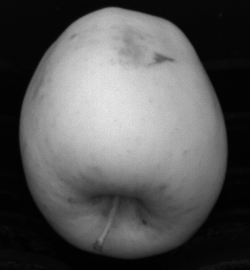
#> input picture asset/second_task/C0_000004.png, 250 x 270 px
$ jupyter execute Second_Task.ipynb
#> lines starting #> are read from the running program, lines starting #| are printed output that depends on the picture; after the words box and inside, x2 and y2 are one past the last pixel; in counts of white or black regions, pixels touching at a corner belong together
<h1>Computer Vision and Image Processing</h1>
<h2>Fruit Inspection - Second Task</h2>
<h4>Gabriele Marconi<br/>Daniele Ceccarelli</h4>

In this document we will develop an <b>Image Processing routine</b> that solves the second task of
<a href="./fruit-inspection.pdf">this project</a> for every image given:
<ul>
    <li><a href="./asset/second_task/C1_000004.png">Image 04</a></li>
    <li><a href="./asset/second_task/C1_000005.png">Image 05</a></li>
</ul>

<b>NIR</b> versions of the same images are also provided:
<ul>
    <li><a href="./asset/second_task/C0_000004.png">NIR Image 04</a></li>
    <li><a href="./asset/second_task/C0_000005.png">NIR Image 05</a></li>
</ul>

The objective is to <b>identify the russet</b> or at least some part of it with no false positive areas (if possible), in order to correctly classify the two fruits.

It is advised to <b><i>Run All</i></b> the scripts before reading the document, for a better understanding of the report.
<br/><br/>
The code begins by importing all of the necessary packages.

[cell 1]
from enum import Enum
import cv2
from cv2 import COVAR_NORMAL
import numpy as np
from matplotlib import pyplot as plt

In this sections we set up the code so that we could quickly switch between the images and different color spaces. <br/>
After testing the whole script with multiple color spaces, <b>RGB</b> gave the best results for most of the operations. For this reason we set RGB as the standard space to use. <br/>
However, some of these operations will require other color spaces (HSV, LAB...).<br/><br/>
For each image we empirically selected a window of pixels delimited by the variables <b>X_MIN</b>, <b>X_MAX</b>, <b>Y_MIN</b>, <b>Y_MAX</b> in order to compute the statistical quantities needed to perform the <b>Mahalanobis distance</b>, which will be defined later in the code.

[cell 2]
class ColorSpace(Enum):
    RGB=0
    LUV=1
    HSL=2

class Image_num(Enum):
    IMG4=0
    IMG5=1

IMAGE=Image_num.IMG4

if(IMAGE==Image_num.IMG4):
    imgpath_ir="./asset/second_task/C0_000004.png"
    imgpath_col="./asset/second_task/C1_000004.png"
    X_MIN = 124
    X_MAX = 135
    Y_MIN = 94
    Y_MAX = 105

elif(IMAGE==Image_num.IMG5):
    imgpath_ir="./asset/second_task/C0_000005.png"
    imgpath_col="./asset/second_task/C1_000005.png"
    X_MIN = 139
    X_MAX = 144
    Y_MIN = 152
    Y_MAX = 157

COLOR_SPACE=ColorSpace.RGB

We also import both the colored image and the NIR image using <b>OpenCV</b>.<br/>
Then, we make a copy of the colored image that will be used to show the position of the selected window.

[cell 3]
image=cv2.imread(imgpath_ir,cv2.IMREAD_GRAYSCALE)
#> image is the input picture: shape (270, 250); min 0, max 231, mean 87.5
img = cv2.imread(imgpath_col)
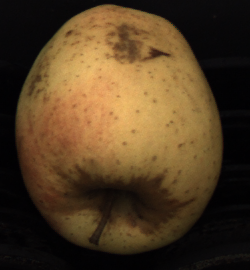
#> input picture asset/second_task/C1_000004.png, 250 x 270 px
#> img is the input picture: shape (270, 250, 3); mean B, G, R 34.7, 60.6, 81.8
show_window_img=img.copy()

<h3>Generating a Binary Mask</h3>

As with the <a href="First_Task.ipynb">First Task</a>, we outline the fruit by generating a binary mask. <br/>
For this part we use the grayscale NIR image. <br/><br/>
In the first place, the image is thresholded by using the adaptive threshold, and then an opening operation is performed. <br/><br/>
<b><i>The function parameters were determined empirically.</i></b>

[cell 4]
t_image=cv2.adaptiveThreshold(image,255,cv2.ADAPTIVE_THRESH_GAUSSIAN_C,cv2.THRESH_BINARY_INV,11,2)
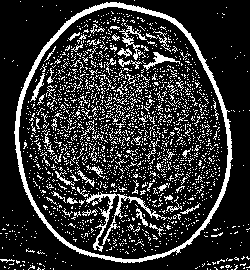
#> t_image: shape (270, 250); 18.8% white in thin lines or dots
kernel_opcl=cv2.getStructuringElement(cv2.MORPH_CROSS,(3,3))
opened=cv2.morphologyEx(t_image,cv2.MORPH_OPEN,kernel_opcl)
#> opened: shape (270, 250); 7.6% white; 140 white regions (113 under 20 px)

f, axarr = plt.subplots(1,2)
axarr[0].imshow(t_image,cmap='gray',vmin=0, vmax=255)
axarr[1].imshow(opened,cmap='gray',vmin=0, vmax=255)
plt.show()

For this particular task we need two masks:
<ul>
    <li>The <b>first mask</b> will be used to outline the fruit</li>
    <li>The <b>second mask</b> will be used and explained later on</li>
</ul>
To obtain the masks we <b>find the contours</b> of the image, we order them by area size (as seen in the first task) and we take the second contour. <br/>
This is done since in these images the biggest curve (the outline of the fruit) creates an external and an internal contour.<br/>
Since the external contour is too close to the edges of the image, we take the internal contour.<br/><br/>
Using this contour we obtain the first mask by filling it and drawing it onto a blank image, while the second mask is obtained by drawing the same contour with a large thickness parameter.

[cell 5]
contours,hier=cv2.findContours(opened,cv2.RETR_TREE,cv2.CHAIN_APPROX_SIMPLE)
#> contours = 148 contours, 134 with area under 20; largest, box (x1, y1, x2, y2) and area: (14, 2, 233, 263) 43856, (18, 6, 229, 260) 41348, (145, 52, 175, 70) 117, (86, 193, 116, 209) 89, (32, 74, 45, 101) 67
contours=list(contours)
contours.sort(key=cv2.contourArea,reverse=True)
blank=np.zeros(image.shape,np.uint8)
blank2=np.zeros(image.shape,np.uint8)
cv2.drawContours(blank,contours,1,(255,255,255),-1)
#> blank: shape (270, 250); 61.7% white; 1 black region, box (x1, y1, x2, y2) and area: (0, 0, 250, 270) 25820
cv2.drawContours(blank2,contours,1,(255,255,255),28)
#> blank2: shape (270, 250); 30.4% white; 1 white region, box (x1, y1, x2, y2) and area: (4, 0, 243, 270) 20494

f, axarr = plt.subplots(1,2)
axarr[0].imshow(blank,cmap='gray',vmin=0, vmax=255)
axarr[1].imshow(blank2,cmap='gray',vmin=0, vmax=255)
plt.show()

We apply now the first mask on the colored image.

[cell 6]
masked=cv2.bitwise_and(img,img,mask=blank)

temp_show=cv2.cvtColor(masked, cv2.COLOR_BGR2RGB)
plt.imshow(temp_show,vmin=0, vmax=255)
plt.show()

<h3>Identification of the russet</h3>

For this part we only use the colored image.<br/>
The identification of the russet will be performed by an <b>image segmentation</b> based on <b>analysis of colors</b> in the image itself.<br/><br/>
Since the russet is similar to the rest of the fruit in terms of color and contrast, we applied a contrast enhancing algorithm called <a href="https://docs.opencv.org/4.x/d5/daf/tutorial_py_histogram_equalization.html">histogram equalization</a>. <br/>
More specifically, we used the <a href="https://docs.opencv.org/4.x/d5/daf/tutorial_py_histogram_equalization.html#:~:text=CLAHE%20(Contrast%20Limited%20Adaptive%20Histogram%20Equalization)">Contrast Limited Adaptive Histogram Equalization</a> also called CLAHE. <br/>
The difference between the basic and the adaptive histogram equalization is that AHE considers local changes in contrast, making it more suitable for our images.

[cell 7]
# converting to LAB color space
lab= cv2.cvtColor(masked, cv2.COLOR_BGR2LAB)
#> lab: shape (270, 250, 3); mean of channels 0, 1, 2 65.1, 133.2, 145.4
l_channel, a, b = cv2.split(lab)
# Applying CLAHE to L-channel
clahe = cv2.createCLAHE(clipLimit=5.0, tileGridSize=(9,9))
cl = clahe.apply(l_channel)
# merge the CLAHE enhanced L-channel with the a and b channel
limg = cv2.merge((cl,a,b))
#> limg: shape (270, 250, 3); mean of channels 0, 1, 2 81.1, 133.2, 145.4
# Converting image from LAB Color model to BGR color spcae
enhanced_img = cv2.cvtColor(limg, cv2.COLOR_LAB2BGR)
# Stacking the original image with the enhanced image
result = np.hstack((masked, enhanced_img))
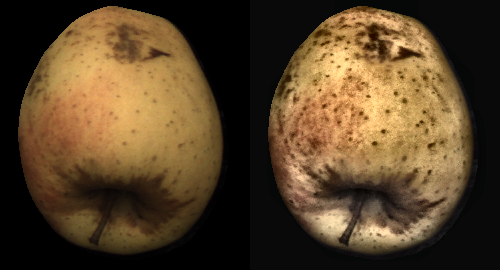
#> result: shape (270, 500, 3); mean B, G, R 39.7, 66, 86.8
masked=enhanced_img.copy()

temp_show=cv2.cvtColor(masked, cv2.COLOR_BGR2RGB)
plt.imshow(temp_show,vmin=0, vmax=255)
plt.show()

<h4>Mahalanobis distance</h4>
To separate the russet from the rest of the fruit we used a <b>color distance operation</b>, which consists in calculating the distance between the colors of two pixels. <br/>
In particular we used the <b>Mahalanobis distance</b> between the selected window and each of the pixels of our image. This kind of operation requires two statistical quantities:
<ul>
    <li>The <b>mean color</b> of the pixels contained in the window</li>
    <li>The <b>inverse covariance matrix</b> of the pixel colors contained in the window</li>
</ul>

For this reason the first thing we do is compute the mean color.

[cell 8]
ch1=0
ch2=0
ch3=0
counter=0
for i in range(Y_MIN, Y_MAX):
    for j in range(X_MIN, X_MAX):
        counter=counter+1
        ch1=ch1+masked[i,j][0]
        ch2=ch2+masked[i,j][1]
        ch3=ch3+masked[i,j][2]
        show_window_img[i,j] = [255,255,255]
#> after the loop, ch1 = 14943; ch2 = 24347; ch3 = 30110; counter = 121
mean_ch1=ch1/counter
#> mean_ch1 = 123.5
mean_ch2=ch2/counter
#> mean_ch2 = 201.2
mean_ch3=ch3/counter
#> mean_ch3 = 248.8
color_pixel = np.zeros((1,1,3), dtype="uint8")
color_pixel[0][0][0] = mean_ch1
color_pixel[0][0][1] = mean_ch2
color_pixel[0][0][2] = mean_ch3

temp_show=cv2.cvtColor(show_window_img, cv2.COLOR_BGR2RGB)
plt.imshow(temp_show,vmin=0, vmax=255)
plt.show()

if (COLOR_SPACE==ColorSpace.RGB):
    mymean=cv2.cvtColor(color_pixel, cv2.COLOR_BGR2RGB)[0][0]
    masked = cv2.cvtColor(masked, cv2.COLOR_BGR2RGB)
elif (COLOR_SPACE==ColorSpace.LUV):
    mymean=cv2.cvtColor(color_pixel, cv2.COLOR_BGR2Luv)[0][0]
    masked = cv2.cvtColor(masked, cv2.COLOR_BGR2Luv)
elif (COLOR_SPACE==ColorSpace.HSL):
    mymean=cv2.cvtColor(color_pixel, cv2.COLOR_BGR2HLS)[0][0]
    masked = cv2.cvtColor(masked, cv2.COLOR_BGR2HLS)

The second parameter needed for the Mahalanobis distance is the <b>inverse covariance matrix</b> of the window's pixels. <br/>
Before computing the matrix we <b>blurred the window</b> to diminish the impact of any noise inside it. <br/><br/>
Then, we compute the covariance matrix by using OpenCV's <i>calcCovarMatrix</i> and invert it using the <b>SVD Decomposition</b> method in order to obtain consistent computations even in case of a singular covariance matrix.

[cell 9]
# CREATE COVAR MATRIX
cropped_selection = masked[Y_MIN:Y_MAX,X_MIN:X_MAX]

cropped_selection=cv2.medianBlur(cropped_selection, 9)


fc,sc,tc=cv2.split(cropped_selection)
fc_flat=fc.flatten()
#> fc_flat = 121 values, max 255 at index 0, min 230 at index 8, mean 250.8
sc_flat=sc.flatten()
#> sc_flat = 121 values, max 222 at index 99, min 177 at index 9, mean 200.9
tc_flat=tc.flatten()
#> tc_flat = 121 values, max 140 at index 99, min 103 at index 8, mean 123.2

flattened=np.array([fc_flat,sc_flat,tc_flat])
covar,mean_out=cv2.calcCovarMatrix(flattened, mean=mymean, flags=cv2.COVAR_ROWS)
#> covar = [[424852.3, 65312, -490164.3], [65312, 10955.7, -76267.7], [-490164.3, -76267.7, 566432]]

# INVERT COVAR MATRIX
u,s,v=np.linalg.svd(covar, full_matrices=True)
#> u = [[-0.651, 0.492, 0.577], [-0.101, -0.81, 0.577], [0.752, 0.318, 0.577]]; s = [1001074.6, 1165.4, 3.86e-11]; v = [[-0.651, -0.101, 0.752], [0.492, -0.81, 0.318], [0.577, 0.577, 0.577]]
inv_cov=np.dot(v.transpose(),np.dot(np.diag(s**-1),u.transpose()))
#> inv_cov = [[8.63e+09, 8.63e+09, 8.63e+09], [8.63e+09, 8.63e+09, 8.63e+09], [8.63e+09, 8.63e+09, 8.63e+09]]

The next step is to use the <a href="https://docs.opencv.org/3.4/d2/de8/group__core__array.html#ga4493aee129179459cbfc6064f051aa7d:~:text=double%20cv%3A%3A-,Mahalanobis,-("><i>Mahalanobis</i></a> function given by OpenCV.<br/>
Every pixel of our image is compared with the <b>mean color</b> of our window and the result is then saved in a new matrix at the same coordinates of the selected pixel.<br/><br/>
We essentially end up with a matrix (of the same size as the original image) that can then be used to plot the distance information.<br/><br/>
To better represent this info, a <b>colormap</b> is used to highlight <i>near</i> and <i>far</i> pixels of the whole image.<br/>
The choice of a colormap type is important, as most of them do not express the distances in a useful way for this project; in our case, we selected the <b>twilight</b> colormap.<br/><br/>


[cell 10]
# CALC MAHALANOBIS DISTANCE FOR EACH PIXEL
mymean=mymean.astype(np.float32)
masked=masked.astype(np.float32)
inv_cov=inv_cov.astype(np.float32)
dist=np.zeros((masked.shape[0],masked.shape[1]),np.double)
for i, c in enumerate(masked):
    for j, k in enumerate(masked[i]):
        dist[i,j]=cv2.Mahalanobis(masked[i][j],mymean,inv_cov)
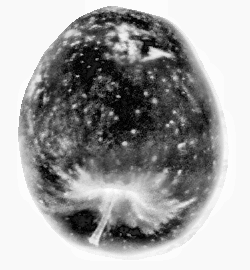
#> dist: shape (270, 250) float64; min 0, max 51837364.2, mean 33101250.2; drawn with min black and max white

max_dist=np.max(dist)
#> max_dist = 51837364.2
min_dist=np.min(dist)
#> min_dist = 0

plt.imshow(dist, cmap='twilight',vmin=min_dist, vmax=max_dist)
plt.show()

Right now, the values inside our distance matrix are very large, so they don't translate to usual pixel values.<br/>
That is why we proportionally convert every distance into the standard pixel range, <b>from 0 to 255</b>.<br/><br/>
Next, the colormap is applied to the new matrix using the <i>applyColorMap</i> method.

[cell 11]
OldRange = (max_dist - min_dist)
#> OldRange = 51837364.2

map_fcn=lambda x:np.uint8(((x - min_dist) * 255) / OldRange)
mapped_dist=map_fcn(dist)
mapped_dist=cv2.applyColorMap(mapped_dist,cv2.COLORMAP_TWILIGHT)
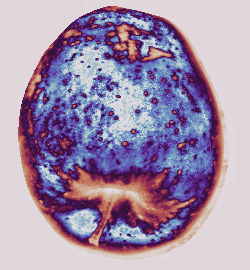
#> mapped_dist: shape (270, 250, 3); mean B, G, R 171.4, 143.7, 163.1

In order to distinguish the russet from the rest of the fruit, we selected <b>windows</b> so that they contain the lighter colors in the <b>palette</b> of our images.<br/>
Logically this means that, after the distance calculation, the darker parts of our image will be the farthest from the mean.<br/><br/>
At this point, after applying the colormap, the russet of the fruit has a <b>red hue</b>.<br/>
To properly isolate that specific part, we have to first convert the image to the <b>HSV</b> color space; this will make it easier to extract the proper hue.<br/><br/>
Then, by using the <i>inRange</i> function, the image is finally segmented by choosing the best range of color to extrapolate.<br/>
If we look at a HSV colormap, we can see the selected color range. <br/>

<br/><br/>

Next, every pixel value that wasn't included in the selection is put to zero.<br/>
The resulting image has an unwanted <b>red outline</b> caused by the shadow on the fruit; we solve this by using the previously mentioned <b>second mask</b> to delete everything that is close to the border of the fruit.<br>
This fix could cause <b>false negatives</b> as it could exclude parts of the russet, however the loss is not severe.<br/><br/>
<b><i>The function parameters were determined empirically.</i></b>

[cell 12]
# inRange function works only on HSV images
mapped_dist = cv2.cvtColor(mapped_dist, cv2.COLOR_BGR2HSV)
#> mapped_dist: shape (270, 250, 3); mean H, S, V 134.1, 82.8, 185

# lower mask (0-10)
lower_red = np.array([0,50,50])
upper_red = np.array([10,255,255])
mask0 = cv2.inRange(mapped_dist, lower_red, upper_red)
#> mask0: shape (270, 250); 4.5% white in thin lines or dots, all inside (x1, y1, x2, y2) = (18, 6, 223, 254)

# upper mask (170-180)
lower_red = np.array([140,50,50])
upper_red = np.array([180,255,255])
mask1 = cv2.inRange(mapped_dist, lower_red, upper_red)
#> mask1: shape (270, 250); 17.7% white; 222 white regions (199 under 20 px), largest, box (x1, y1, x2, y2) and area: (18, 14, 221, 252) 9021, (104, 22, 175, 64) 875, (45, 133, 77, 157) 337

# join my masks
mask = mask0+mask1
#> mask: shape (270, 250); 22.2% white; 212 white regions (189 under 20 px), largest, box (x1, y1, x2, y2) and area: (18, 6, 223, 254) 11957, (104, 22, 175, 64) 1127, (45, 133, 77, 157) 345

# set my output img to zero everywhere except my mask
output_img = mapped_dist.copy()
output_img[np.where(mask==0)] = 0
#> output_img: shape (270, 250, 3); mean H, S, V 27.9, 38, 26

temp_show=cv2.cvtColor(output_img, cv2.COLOR_HSV2RGB)

output_img[np.where(blank2==255)]=0
#> output_img: shape (270, 250, 3); mean H, S, V 16.6, 22.6, 15

temp_show2=cv2.cvtColor(output_img, cv2.COLOR_HSV2RGB)

f, axarr = plt.subplots(1,2)
axarr[0].imshow(temp_show,cmap='gray',vmin=0, vmax=255)
axarr[1].imshow(temp_show2,cmap='gray',vmin=0, vmax=255)
plt.show()

We now have a rough outline of all the russets, however there are <b>false positives</b> and a lot of noise.<br/>
The image is converted to <b>grayscale</b> and then thresholded using the standard <b>threshold function</b> to make the image binary.<br/><br/>
Next we apply a <b>dilation</b> followed by an <b>erosion</b>.<br/>
Usually, this just translates to a <b>Closing</b> operation, however that would mean using the same <i>kernel</i> and <i>iterations</i>.<br/>
We found the best results by dividing the two transformations and choosing different parameters for each one.<br/><br/>
The result still has <b>false positives</b>, but it's easier to work with as it has less noise.

[cell 13]
output_img = cv2.cvtColor(output_img, cv2.COLOR_HSV2BGR)
output_img = cv2.cvtColor(output_img, cv2.COLOR_BGR2GRAY)
#> output_img: shape (270, 250)
first = output_img.copy()

retval,output_img=cv2.threshold(output_img,1,255,cv2.THRESH_BINARY)
#> output_img: shape (270, 250); 13.1% white; 229 white regions (199 under 20 px), largest, box (x1, y1, x2, y2) and area: (47, 159, 200, 240) 5317, (104, 22, 175, 64) 1099, (45, 133, 77, 157) 345
second = output_img.copy()

kernel_dil=cv2.getStructuringElement(cv2.MORPH_CROSS,(3,3))
output_img=cv2.dilate(output_img,kernel_dil,iterations=1)
#> output_img: shape (270, 250); 19.3% white; 115 white regions (62 under 20 px), largest, box (x1, y1, x2, y2) and area: (32, 104, 212, 243) 7963, (87, 21, 176, 65) 1745, (170, 68, 202, 114) 425
third = output_img.copy()

kernel = np.ones((2,2),np.uint8)
output_img = cv2.erode(output_img,kernel,iterations = 2)
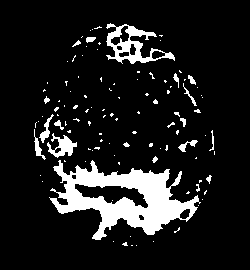
#> output_img: shape (270, 250); 11.5% white; 109 white regions (91 under 20 px)
fourth = output_img.copy()

f, axarr = plt.subplots(1,4, figsize=(45,45))
axarr[0].imshow(first,cmap='gray',vmin=0, vmax=255)
axarr[1].imshow(second,cmap='gray',vmin=0, vmax=255)
axarr[2].imshow(third,cmap='gray',vmin=0, vmax=255)
axarr[3].imshow(fourth,cmap='gray',vmin=0, vmax=255)
plt.show()

To accurately identify the russets, we again introduce contours.<br/>
Starting from the last image, we find all contours and select the ones respecting the following criteria:
<ul>
    <li>The <b>area</b> of the current contour has to be greater than 350 (value chosen empirically).<br/>
    This is done to exclude contours generated by noise and dark spots on the surface of the apples.</li>
    <li>The <b>mean hue</b> inside the area of the contour relative to the original colored image fits a certain range.<br/>
    We studied the hue distribution of the images and found that a range of 0 to 22 represents the colors inside russets.<br/> This effectively removes all <b>false positives</b>.</li>
</ul>

[cell 14]
contours,hier=cv2.findContours(output_img,cv2.RETR_TREE,cv2.CHAIN_APPROX_SIMPLE)
#> contours = 119 contours, 97 with area under 20; largest, box (x1, y1, x2, y2) and area: (49, 160, 201, 240) 5812, (106, 23, 175, 64) 1191, (74, 183, 149, 209) 936, (47, 133, 77, 158) 302, (110, 25, 130, 46) 185
contours=list(contours)
contours.sort(key=cv2.contourArea,reverse=True)
blank=np.zeros(image.shape,np.uint8)

img_hsv = cv2.cvtColor(img, cv2.COLOR_BGR2HSV)
#> img_hsv: shape (270, 250, 3); mean H, S, V 52.6, 117.6, 81.9
good_contours=[]

for i,c in enumerate(contours):
    if(cv2.contourArea(c)<350):
        continue

    blank=np.zeros(image.shape,np.uint8)
    cv2.drawContours(blank,contours,i,(255,255,255),-1)
    locs = np.where(blank == 255)
    h,s,v=cv2.split(img_hsv)
    pixels = h[locs]
    mean_h=np.mean(pixels)
    if(mean_h<23):
        good_contours.append(c)
#> this loop made 119 passes
#> (locs, mean_h) on passes 1 to 3: (6127 positions, rows 160 to 239, columns 49 to 200, 14.18), (1339 positions, rows 23 to 63, columns 106 to 174, 14.96), (1022 positions, rows 183 to 208, columns 74 to 148, 11.84)
#> c on passes 51, 59: [[188, 191], [186, 193], [188, 193], [189, 192]], [[99, 133], [99, 134], [101, 134], [101, 133]]
#> pass 1, `h,s,v=cv2.split(img_hsv)`:
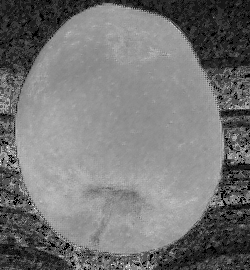
#> s: shape (270, 250); min 0, max 255, mean 117.6
#> pass 1, `h,s,v=cv2.split(img_hsv)`:
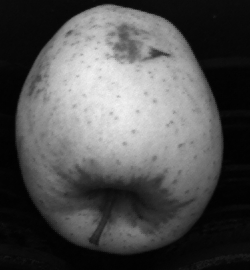
#> v: shape (270, 250); min 1, max 243, mean 81.9
#> after the loop:
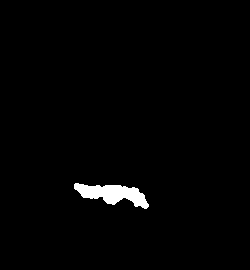
#> blank: shape (270, 250); 1.5% white; 1 white region
#> after the loop, good_contours = 3 contours; box (x1, y1, x2, y2) and area: (49, 160, 201, 240) 5812, (106, 23, 175, 64) 1191, (74, 183, 149, 209) 936


temp_show=cv2.cvtColor(img, cv2.COLOR_BGR2RGB)
f, axarr = plt.subplots(1,2)
axarr[0].imshow(cv2.drawContours(temp_show.copy(),contours,-1,(0,0,255),1),cmap='gray',vmin=0, vmax=255)
axarr[1].imshow(cv2.drawContours(temp_show,good_contours,-1,(0,0,255),1),cmap='gray',vmin=0, vmax=255)
#> temp_show: shape (270, 250, 3); mean R, G, B 80.3, 59.6, 38.3
plt.show()
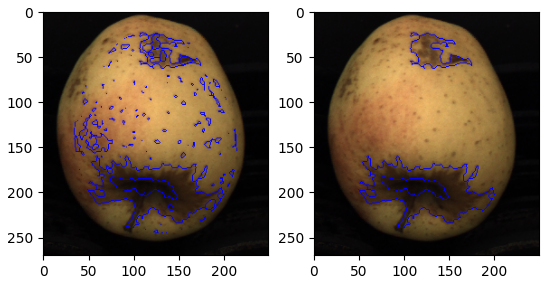
#> figure drawn by matplotlib, 2 panels

Finally, we remove nested contours by drawing them onto a blank image and using the <i>fill</i> option of the <i>drawContours</i> function.<br/>
Then, we find all contours in the resulting image and draw them onto the colored image, obtaining the final result.

[cell 15]
blank=np.zeros(image.shape,np.uint8)
print(len(good_contours))
#| 3
for i,c in enumerate(good_contours):
    cv2.drawContours(blank,good_contours,i,(255,255,255),-1)
#> this loop made 3 passes


contours,hier=cv2.findContours(blank,cv2.RETR_TREE,cv2.CHAIN_APPROX_SIMPLE)
#> contours = 2 contours; box (x1, y1, x2, y2) and area: (49, 160, 201, 240) 5812, (106, 23, 175, 64) 1191
cv2.drawContours(img,contours,-1,(0,0,255),3)

temp_show=cv2.cvtColor(img, cv2.COLOR_BGR2RGB)
plt.imshow(temp_show,vmin=0, vmax=255)
plt.show()
